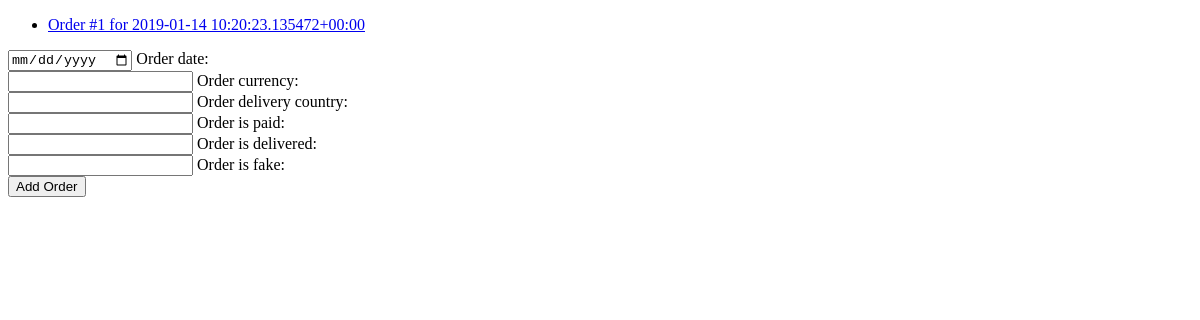
Before: /pcb_app/orders/ with the older database file.
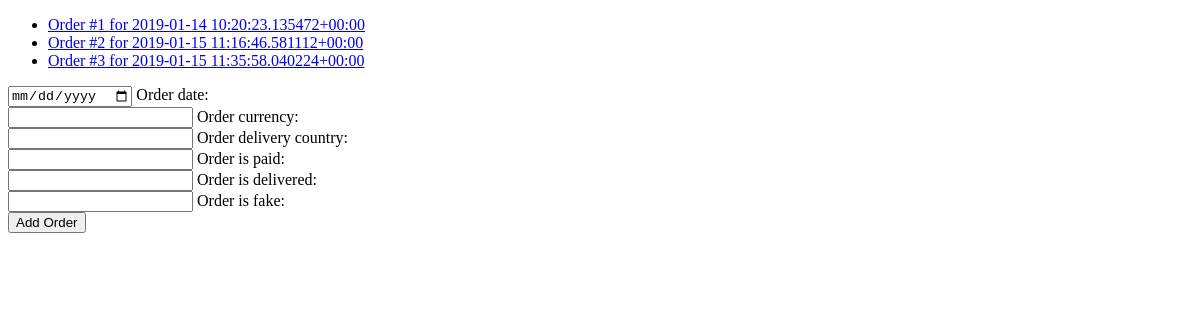
After: the same page with the newer database file.
### pcb_app/models.py (models this page shows, shortened)
class Order(models.Model):
    date = models.DateTimeField('order_date', auto_now_add=True)
    currency = models.CharField('order_currency', max_length=3)
    total_cost = models.FloatField('order_total_cost', default=0.0)
    delivery_country = models.CharField('order_delivery', max_length=3)
    is_paid = models.CharField('order_paid', max_length=30)
    is_delivered = models.CharField('order_delivered', max_length=30)
    is_fake = models.CharField('order_is_fake', max_length=30)
    def __str__(self):
        return "Order #%s for %s" % (self.id, self.date)

### pcb_app/views.py (the view)
# urls.py: path('orders/', views.order_list, name='order_list_link'),
def order_list(request):
    latest_orders_list = Order.objects.order_by('pk')[:5]
    context = {
        'latest_orders_list': latest_orders_list,
    }
    return render(request, 'pcb_app/order_list.html', context)

### pcb_app/templates/pcb_app/order_list.html (shortened to what this page needs)
<!DOCTYPE html>
<html lang="en">
<head>
</head>
<body>
{% if latest_orders_list %}
<ul>
    {% for order in latest_orders_list %}
    <li><a href="{% url 'pcb_app:order_details_link' order.id %}">{{ order }}</a></li>
    {% endfor %}
</ul>
{% else %}
<p>No orders are available.</p>
{% endif %}
<form action="{% url 'pcb_app:order_create' %}" method="POST">
    <input type="date" name="date" id="date">
    <label for="date">Order date: </label><br>
    <input type="text" name="currency" id="currency">
    <label for="currency">Order currency: </label><br>
    <input type="text" name="delivery_country" id="delivery_country">
    <label for="delivery_country">Order delivery country: </label><br>
    <input type="text" name="is_paid" id="is_paid">
    <label for="is_paid">Order is paid: </label><br>
    <input type="text" name="is_delivered" id="is_delivered">
    <label for="is_delivered">Order is delivered: </label><br>
    <input type="text" name="is_fake" id="is_fake">
    <label for="is_fake">Order is fake: </label><br>
    <input type="submit" value="Add Order">
</form>
</body>
</html>

Changed rows visible on the page:
added Order: id+date "Order #2 for 2019-01-15 11:16:46.581112+00:00"
added Order: id+date "Order #3 for 2019-01-15 11:35:58.040224+00:00"
